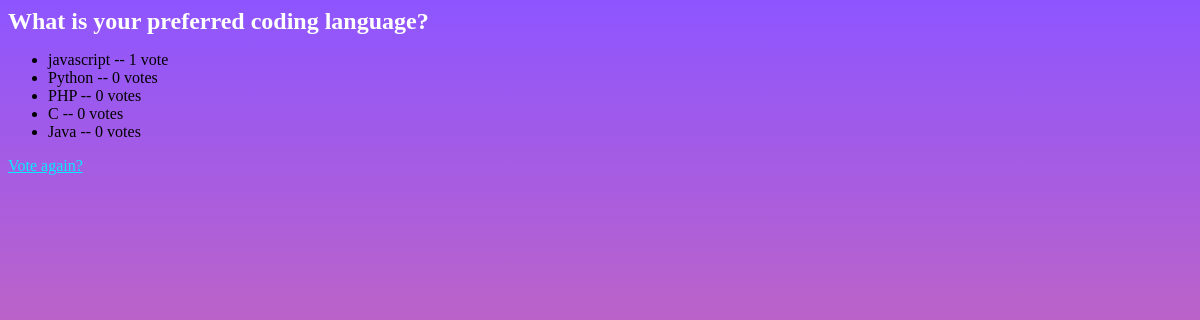
Page /4/results/ on the earlier database version.
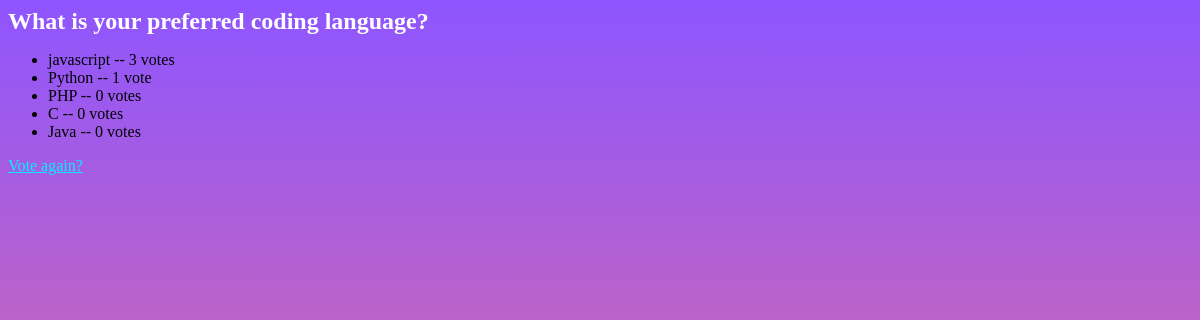
Same page on the later database version.
### polls/models.py (models this page shows, shortened)
class Choice(models.Model):
    question = models.ForeignKey(Question, on_delete = models.CASCADE)
    choice_text = models.CharField(max_length = 200)
    votes = models.IntegerField(default = 0)

### polls/views.py (the view)
# urls.py: path("<int:pk>/results/", views.ResultsView.as_view(), name="results"),
class ResultsView(generic.DetailView):
    model = Question
    template_name = "polls/results.html"

### polls/templates/polls/results.html
{% load static %}
<link rel="stylesheet" href="{% static 'polls/results.css' %}"/>
<h1>{{ question.question_text }}</h1>
<ul>
{% for choice in question.choice_set.all %}
    <li>{{ choice.choice_text }} -- {{ choice.votes }} vote{{ choice.votes|pluralize }}</li>
{% endfor %}
</ul>
<a href="{% url 'polls:detail' question.id %}">Vote again?</a>

Differences in the rows shown:
changed Choice "javascript": votes "1" → "3"
changed Choice "Python": votes "0" → "1"
